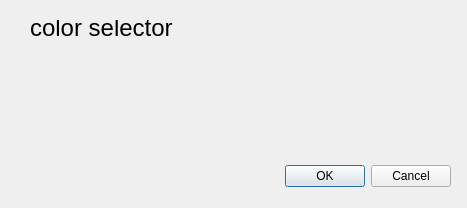
<?xml version="1.0" encoding="UTF-8"?>
<ui version="4.0">
 <class>ColorSettings</class>
 <widget class="QDialog" name="ColorSettings">
  <property name="geometry">
   <rect>
    <x>0</x>
    <y>0</y>
    <width>467</width>
    <height>208</height>
   </rect>
  </property>
  <property name="windowTitle">
   <string>Dialog</string>
  </property>
  <widget class="QDialogButtonBox" name="buttonBox">
   <property name="geometry">
    <rect>
     <x>110</x>
     <y>160</y>
     <width>341</width>
     <height>32</height>
    </rect>
   </property>
   <property name="orientation">
    <enum>Qt::Horizontal</enum>
   </property>
   <property name="standardButtons">
    <set>QDialogButtonBox::Cancel|QDialogButtonBox::Ok</set>
   </property>
  </widget>
  <widget class="QLabel" name="label">
   <property name="geometry">
    <rect>
     <x>30</x>
     <y>20</y>
     <width>171</width>
     <height>16</height>
    </rect>
   </property>
   <property name="font">
    <font>
     <pointsize>18</pointsize>
    </font>
   </property>
   <property name="text">
    <string>color selector</string>
   </property>
  </widget>
  <widget class="QWidget" name="gridLayoutWidget">
   <property name="geometry">
    <rect>
     <x>30</x>
     <y>40</y>
     <width>421</width>
     <height>91</height>
    </rect>
   </property>
   <layout class="QGridLayout" name="gridLayout"/>
  </widget>
 </widget>
 <resources/>
 <connections>
  <connection>
   <sender>buttonBox</sender>
   <signal>accepted()</signal>
   <receiver>ColorSettings</receiver>
   <slot>accept()</slot>
   <hints>
    <hint type="sourcelabel">
     <x>248</x>
     <y>254</y>
    </hint>
    <hint type="destinationlabel">
     <x>157</x>
     <y>274</y>
    </hint>
   </hints>
  </connection>
  <connection>
   <sender>buttonBox</sender>
   <signal>rejected()</signal>
   <receiver>ColorSettings</receiver>
   <slot>reject()</slot>
   <hints>
    <hint type="sourcelabel">
     <x>316</x>
     <y>260</y>
    </hint>
    <hint type="destinationlabel">
     <x>286</x>
     <y>274</y>
    </hint>
   </hints>
  </connection>
 </connections>
</ui>
